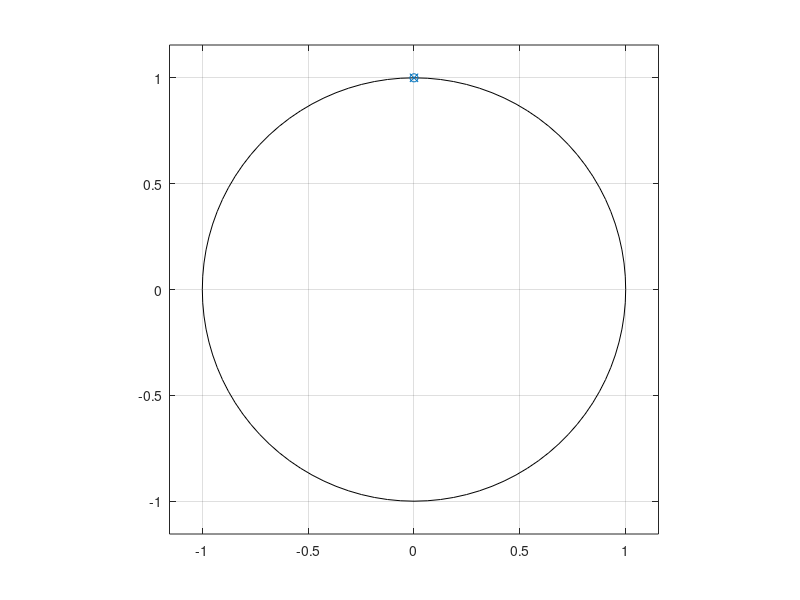

Source code (MATLAB): (Note: this script raises an error after producing the figure.)
% DESIGN AND SIMULATE A NOTCH FILTER TO REMOVE 60HZ HUM/AND 
% UNWANTED FREQUENCY COMPONENT OF A GIVEN SPEECH SIGNAL
clear; close all;clc;

fs=400;
notch_fre=50;
notch_samples=2*pi*notch_fre/fs;
r=0.7;
zeros=[exp(1i*notch_samples) exp(-1i*notch_samples)];
poles=[r*exp(1i*notch_samples) r*exp(-1i*notch_samples)];
disp('zeros');
disp(zeros)
disp('poles');
disp(poles)
zplane(zeros,poles)
b=poly(zeros);
a=poly(poles);

figure(2)
[db,mag,pha,grp,w]=my_freqz(b,a);
subplot(311)
plot(w*fs/(2*pi),db);
xlabel('Frequency in Hz');
ylabel('dB');
title('Notch Filter Frequency Response');

% Time domain signal
% t=0:1/fs:1;
% x=sin(2*pi*50*t) + sin(2*pi*100*t);

load mit200
subplot(312)
plot(tm,ecgsig)
% hold on
% 
% plot(tm(ann),ecgsig(ann),'r.')  % Annotations
xlabel('Seconds')
ylabel('Amplitude')
title('Subject - MIT-BIH 200')

subplot(313)
plot(tm(1:1000),ecgsig(1:1000));

%% Spectrum of input signal
t=0:1/fs:1;
n=sin(2*pi*50*t);
x=ecgsig(1:401)+n(1:401)';
X=fft(x);
X_mag=abs(X);
f=(0:length(X)-1)*fs/length(X);
figure(3)
subplot(211)
plot(f, X_mag)
xlabel('Frequency in Hz');
ylabel('FFT of original signal');
title('Spectrum of Original Signal');

% Filtered output
y=filter(b,a,x);
X1=fft(y);
m1=abs(X1);
f1=(0:length(X1)-1)*fs/length(X1);
subplot(212)
plot(f1, m1)
xlabel('Frequency in Hz');
ylabel('Filtered signal');
title('Spectrum of Filtered Signal');

%%
figure(4)
subplot(2,1,1)
plot(x)
title('Original Signal');

subplot(2,1,2)
plot(y)
title('Filtered Signal');

function [db,mag,pha,grp,w]=my_freqz(b,a)
[H,w]=freqz(b,a,1000,'whole');
H=(H(1:501))';
w=(w(1:501))';
mag=abs(H);
db=20*log10((mag+eps)/max(mag));
pha=angle(H);
grp=grpdelay(b,a,w);
end

